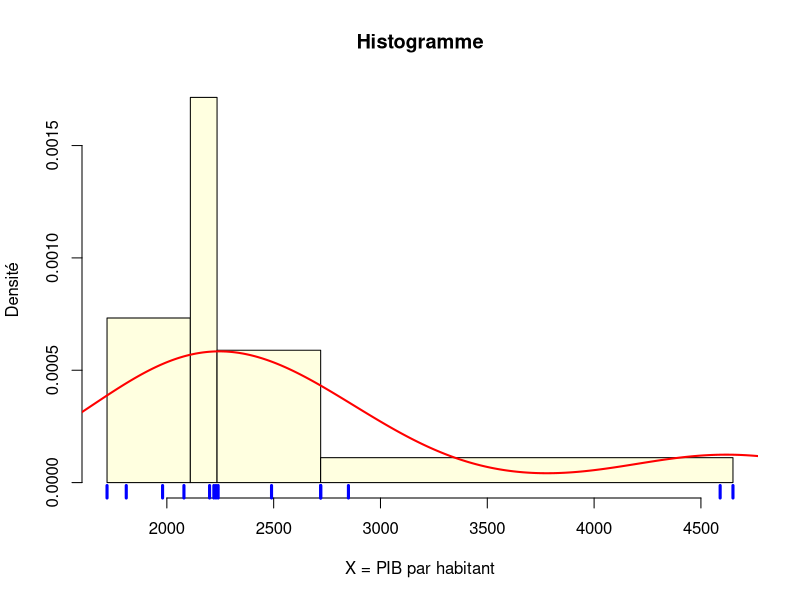
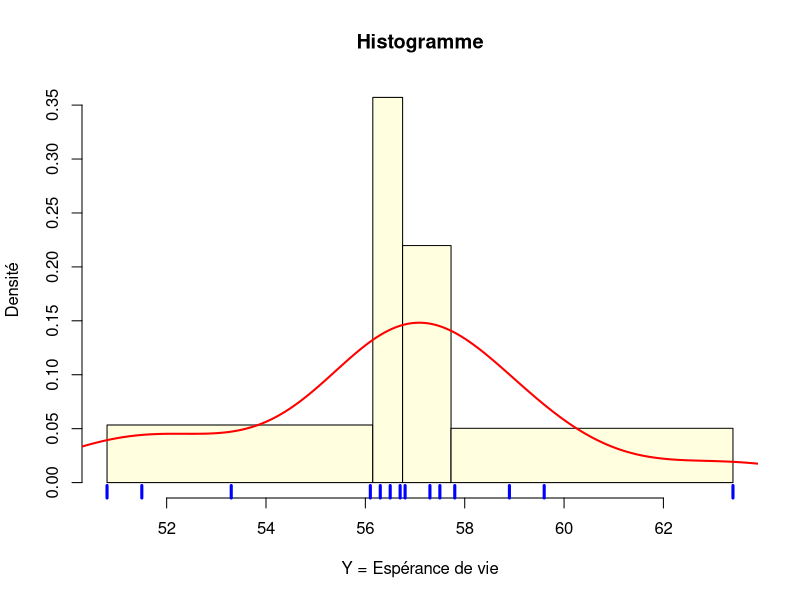
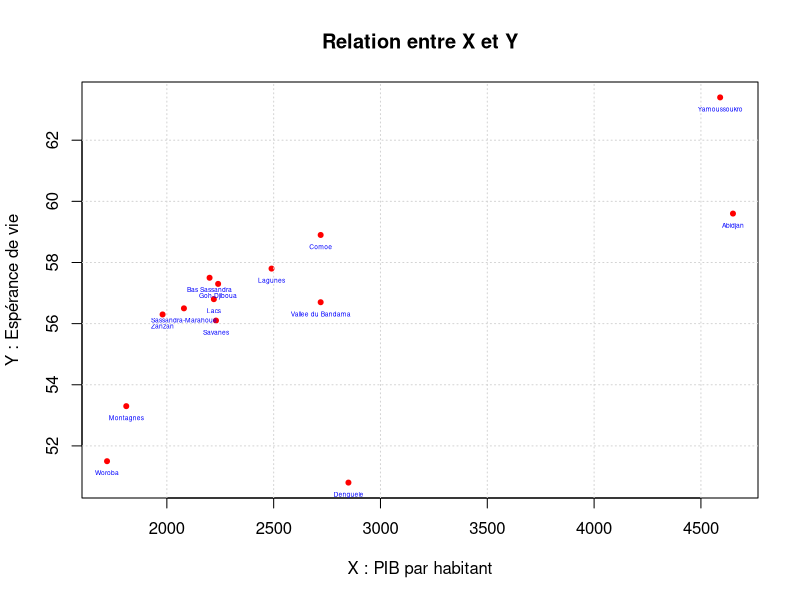
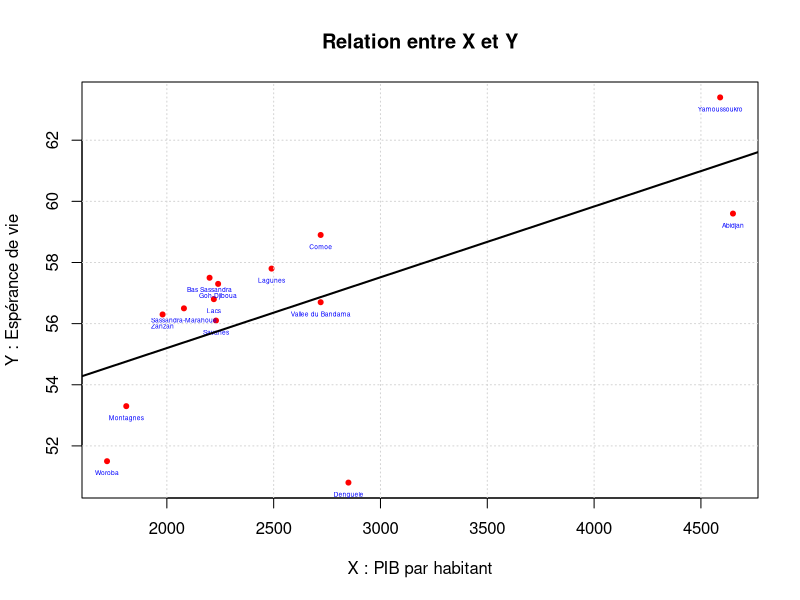

Write the R code that produced these figures, in order.
# ETAPE1 : préparation des données

## 1.1 Importation du tableau
don <- read.table(file = "data/africa_GDL/data/don_reg_2012.csv",
                  header= TRUE,
                  dec=",",
                  sep =";")

## 1.2 Sélection du pays
sel <- don[don$iso_code=="CIV",]

## 1.3 Sélection des variables
sel <-sel[, c("country","region","pop","pib_hab","esp_vie")]

## 1.4 Affichage du tableau
sel

## ETAPE 2 : Poids du pyas

sum(sel$pop)*1000

## ETAPE 3 : Paramètres principaux
summary(sel)


## ETAPE 4 :Histogramme et boxplot de X

X<- sel$pib_hab
hist(X, 
     main="Histogramme",
     breaks = quantile(X,probs = c(0,0.25,0.5,0.75,1)),
     ylab= "Densité",
     xlab = "X = PIB par habitant",
     probability = T,
     col= "lightyellow",
)
rug(X, 
    col="blue",
    lwd=3)
lines(density(X, bw=sd(X)/2),
      col="red",
      lwd=2,
)

## ETAPE 5 : Histogramme de Y

Y <- sel$esp_vie
hist(Y, 
     main="Histogramme",
     breaks = quantile(Y,probs = c(0,0.25,0.5,0.75,1)),
     ylab= "Densité",
     xlab = "Y = Espérance de vie",
     probability = T,
     col= "lightyellow",
)

rug(Y, 
    col="blue",
    lwd=3)

lines(density(Y, bw=sd(Y)/2),
      col="red",
      lwd=2,
)

## ETAPE 6 : Relation entre X et Y 

plot(sel$pib_hab,sel$esp_vie,
     xlab = "X : PIB par habitant",
     ylab = "Y : Espérance de vie",
     main = "Relation entre X et Y",
     pch=20,
     col="red")

text(sel$pib_hab,sel$esp_vie,sel$region,
     cex=0.4,
     col="blue",
     pos=1)

grid()


## ETAPE 7 : Test de la relation entre X et Y

## 7.1 Corrélation
cor(sel$pib_hab,sel$esp_vie)

## 7.2 Test de significativité
cor.test(sel$pib_hab,sel$esp_vie)

## 7.3 Régression
modreg<-lm(esp_vie~pib_hab,data=sel)
summary(modreg)

## 7.4 Graphique + droite de régression


plot(sel$pib_hab,sel$esp_vie,
     xlab = "X : PIB par habitant",
     ylab = "Y : Espérance de vie",
     main = "Relation entre X et Y",
     pch=20,
     col="red")

text(sel$pib_hab,sel$esp_vie,sel$region,
     cex=0.4,
     col="blue",
     pos=1)

grid()

abline(modreg, col="black",lwd=2)




